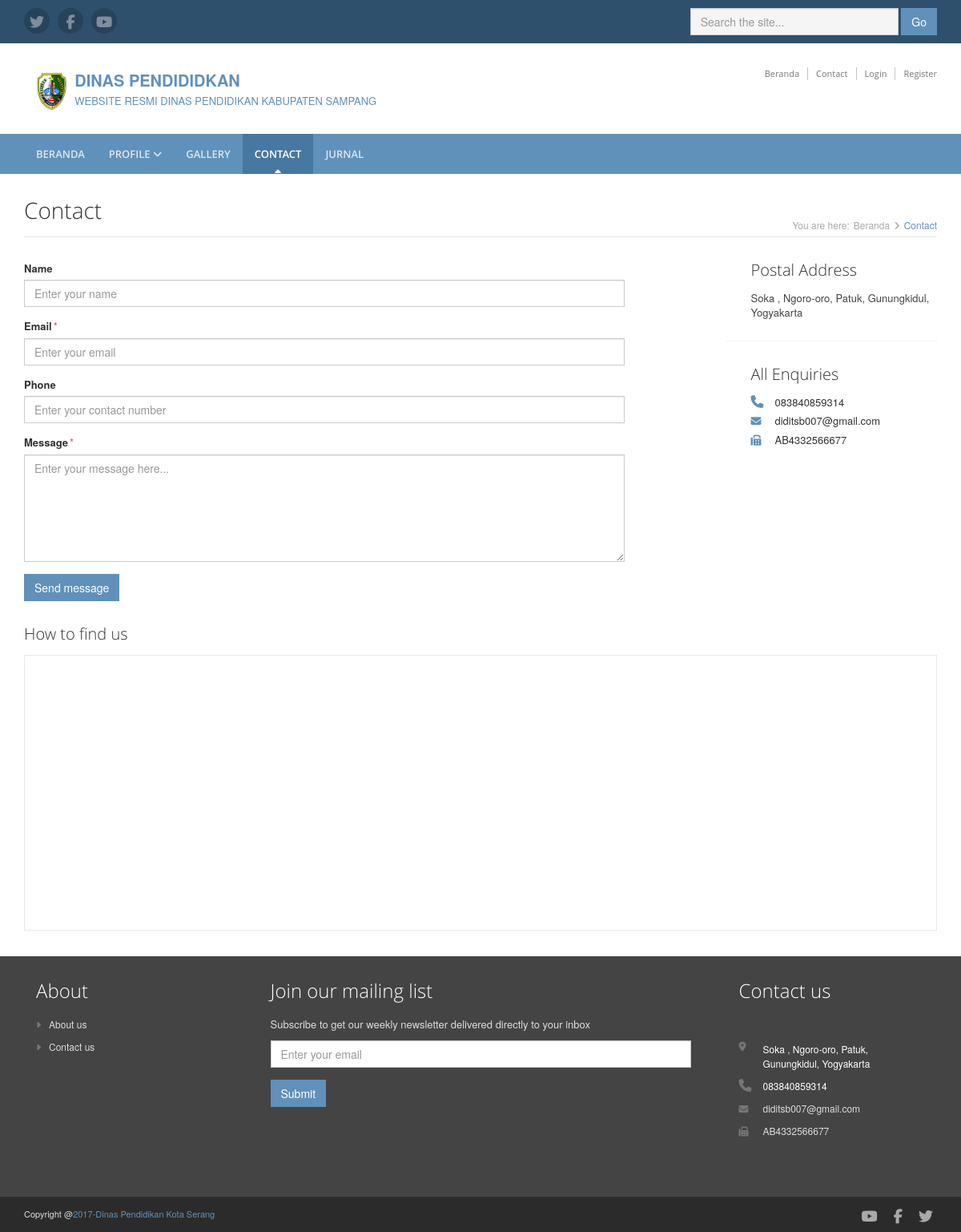
The app's page /index.php/web/contact with its own data.
### tables this page shows
CREATE TABLE `tabel_medsos` (
  `id_medsos` int(12) NOT NULL,
  `icon` varchar(50) NOT NULL,
  `link` text NOT NULL
);

CREATE TABLE `tabel_header` (
  `id_header` int(12) NOT NULL,
  `nama_perusahaan` text NOT NULL,
  `tagline` text NOT NULL,
  `logo` text NOT NULL,
  `create_at` date NOT NULL,
  `update_at` date NOT NULL
);

CREATE TABLE `tabel_menu` (
  `id_menu` int(50) NOT NULL,
  `nama_menu` varchar(50) NOT NULL,
  `url` text NOT NULL,
  `aktif` tinyint(1) NOT NULL
);

CREATE TABLE `tabel_contact` (
  `id_contact` int(12) NOT NULL,
  `address` text NOT NULL,
  `phone` varchar(50) NOT NULL,
  `email` varchar(50) NOT NULL,
  `fax` text NOT NULL,
  `maps` text NOT NULL,
  `create_at` date NOT NULL,
  `update_at` date NOT NULL
);

CREATE TABLE `tabel_footer` (
  `id_footer` int(12) NOT NULL,
  `copyright` text NOT NULL
);

### application/libraries/Template.php (called while the page is built, shortened)
<?php
	class Template {
		protected $_ci ;
		function __construct()
		{
			$this->_ci = &get_instance();
		}
		public function halamanuser($konten, $data = NULL)
		{
			$data['header']		= $this->_ci->load->view('user/v_header', $data, TRUE);
      $data['navbar']	= $this->_ci->load->view('user/v_navbarmenu',$data, TRUE);
			$data['konten'] 	= $this->_ci->load->view( $konten, $data, TRUE);
			$data['footer']		= $this->_ci->load->view('user/v_footer',$data,TRUE);
			$this->_ci->load->view('user/mainuser', $data);
		}
	}
?>

### application/controllers/Web.php (called while the page is built, shortened)
<?php
class Web extends CI_Controller {
	public function contact()
	{
		$data['datacontact'] = $this->webmodel->tampilcontact();
		$this->template->halamanuser('user/v_contact',$data);
	}
}

### index.php (called while the page is built, shortened)
<?php
require_once BASEPATH.'core/CodeIgniter.php';

### application/views/user/v_contact.php (the view, shortened to what this page needs)
<div class="content container">
    <div class="page-wrapper">
        <header class="page-heading clearfix">
            <h1 class="heading-title pull-left">Contact</h1>
            <div class="breadcrumbs pull-right">
                <ul class="breadcrumbs-list">
                    <li class="breadcrumbs-label">You are here:</li>
                    <li><a href="<?php echo site_url('web')?>">Beranda</a><i class="fa fa-angle-right"></i></li>
                    <li class="current">Contact</li>
                </ul>
            </div>
        </header>
        <div class="page-content">
            <div class="row">
                <article class="contact-form col-md-8 col-sm-7  page-row">
                    <form enctype='multipart/form-data' method="post" action="<?php echo site_url('admin/aksipesan')?>" >
                        <div class="form-group name">
                            <label >Name</label>
                            <input  type="text" class="form-control" placeholder="Enter your name" name="nama" required >
                        </div>
                        <div class="form-group email">
                            <label >Email<span class="required">*</span></label>
                            <input  type="email" class="form-control" placeholder="Enter your email" name="email" required >
                        </div>
                        <div class="form-group phone">
                            <label >Phone</label>
                            <input  type="text" class="form-control" placeholder="Enter your contact number" name="phone" required >
                        </div>
                        <div class="form-group message">
                            <label >Message<span class="required">*</span></label>
                            <textarea  class="form-control" rows="6" name="pesan" placeholder="Enter your message here..." required ></textarea>
                        </div>
                        <button type="submit" class="btn btn-theme">Send message</button>
                    </form>
                </article>
                <aside class="page-sidebar  col-md-3 col-md-offset-1 col-sm-4 col-sm-offset-1">
                    <section class="widget has-divider">
                        <h3 class="title" style="padding-left: 30px;">Postal Address</h3>
                        <p class="adr" style="padding-left: 30px;">
                            <span class="adr-group" >
                                <span class="street-address " ><?php echo $datacontact['address'] ?></span><br>
                            </span>
                        </p>
                    </section>
                    <section class="widget">
                        <h3 class="title" style="padding-left: 30px;">All Enquiries</h3>
                        <div class="col-sm-12">
                          <div class="col-sm-1">
                            <i class="fa fa-phone"></i>
                          </div>
                          <div class="col-sm-10" style="margin-bottom: 5px;">
                          <?php echo $datacontact['phone']?>
                          </div>
                      </div>
                      <div class="col-sm-12">
                        <div class="col-sm-1">
                          <i class="fa fa-envelope"></i>
                        </div>
                        <div class="col-sm-10" style="margin-bottom: 5px;">
                        <?php echo $datacontact['email']?>
                        </div>
                    </div>
                    <div class="col-sm-12">
                      <div class="col-sm-1">
                        <i class="fa fa-fax"></i>
                      </div>
                      <div class="col-sm-10">
                      <?php echo $datacontact['fax']?>
                      </div>
                  </div>
                    </section>
                </aside>
            </div>
            <div class="page-row">
                <article class="map-section">
                    <h3 class="title">How to find us</h3>
                    <div class="gmap-wrapper" id="map">
                        <iframe src="<?php echo $datacontact['maps']?>" width="600" height="450" frameborder="0" style="border:0" allowfullscreen></iframe>
                    </div>
                </article>
            </div>
        </div>
    </div>
</div>

### application/views/user/v_header.php (shortened to what this page needs)
<header class="header">
    <div class="top-bar">
        <div class="container">
          <?php
          $query = $this->db->get('tabel_medsos');
          $dataicon = $query->result_array();
          ?>
            <ul class="social-icons col-md-6 col-sm-6 col-xs-12 hidden-xs">
              <?php foreach ($dataicon as $key ) { ?>
                <li><a href="<?php echo $key['link'] ?>" target="_blank"><i class="<?php echo $key['icon']?>"></i></a></li>
              <?php } ?>
            </ul>
            <form class="pull-right search-form" role="search" method="get" action="<?php echo site_url('web/pencarian') ?>">
                <div class="form-group">
                    <input type="text" name="cariberita" class="form-control" placeholder="Search the site...">
                </div>
                <button type="submit" class="btn btn-theme">Go</button>
            </form>
        </div>
    </div>
    <?php
    $query = $this->db->get('tabel_contact');
    $datacontact = $query->row();
    ?>
    <?php
      $query = $this->db->get('tabel_header');
      $dataheader = $query->row();
    ?>
    <?php if ($dataheader || $datacontact) { ?>
      <div class="header-main container">
        <div class="logo col-md-6">
          <div class="col-md-1">
            <a  href=""><img style="width:40px;padding-top: 5px;" id="logo" src="<?php echo base_url('assets/admin/img/penyimpananfoto'.'/'.$dataheader->logo); ?>"  alt="Logo"</a>
          </div>
          <div class="col-md-11">
            <label class="primary-line" style="margin-bottom: 0px;"><?php echo $dataheader->nama_perusahaan?></label><br>
            <span class="primary-lin"><?php echo $dataheader->tagline ?></span>
          </div>
        </div>
          <div class="info col-md-6 col-sm-6">
              <ul class="menu-top navbar-right hidden-xs">
                  <li class="divider"><a href="<?php echo site_url('web') ?>">Beranda</a></li>
                  <li class="divider"><a href="<?php echo site_url('web/contact') ?>">Contact</a></li>
                  <li class="divider"><a href="<?php echo site_url('web/contact') ?>">Login</a></li>
                  <li><a href="<?php echo site_url('web/contact') ?>">Register</a></li>
              </ul>
              <br />
          </div>
      </div>
    <?php } ?>
</header>

### application/views/user/v_navbarmenu.php (shortened to what this page needs)
<nav class="main-nav" role="navigation">
    <div class="container">
        <div class="navbar-collapse collapse" id="navbar-collapse">
            <ul class="nav navbar-nav">
              <?php
                $query = $this->db->get_where('tabel_menu', array('aktif'=>1));
                $datamenu = $query->result_array();
              ?>
                <?php if ($this->uri->segment(2) == '') { ?>
                  <li class="active nav-item"><a href="<?php echo site_url('web') ?>">Beranda</a></li>
                  <li class="nav-item dropdown">
                      <a class="dropdown-toggle" data-toggle="dropdown" data-hover="dropdown" data-delay="0" data-close-others="false" href="#">Profile <i class="fa fa-angle-down"></i></a>
                      <ul class="dropdown-menu">
                          <li><a href="<?php echo site_url('web/visimisi') ?>">Visi Misi</a></li>
                          <li><a href="<?php echo site_url('web/sejarah')?>">Sejarah</a></li>
                          <li><a href="<?php echo site_url('web/strukturorganisasi') ?>">Struktur Organisasi</a></li>
                          <li><a href="<?php echo site_url('web/layanan') ?>">Layanan</a></li>
                      </ul>
                  </li>
                  <li class="nav-item"><a href="<?php echo site_url('web/gallery') ?>">Gallery</a></li>
                  <li class="nav-item"><a href="<?php echo site_url('web/contact') ?>">Contact</a></li>
                  <?php foreach ($datamenu as $key ) { ?>
                    <li class="nav-item"><a href="<?php echo  site_url('web/berita').'/'.$key['url'] ?>"><?php echo $key['nama_menu']?></a></li>
                  <?php } ?>
                <?php }elseif ($this->uri->segment(2) == 'contact') { ?>
                  <li class="nav-item"><a href="<?php echo site_url('web') ?>">Beranda</a></li>
                  <li class="nav-item dropdown">
                      <a class="dropdown-toggle" data-toggle="dropdown" data-hover="dropdown" data-delay="0" data-close-others="false" href="#">Profile <i class="fa fa-angle-down"></i></a>
                  </li>
                  <li class="nav-item"><a href="<?php echo site_url('web/gallery') ?>">Gallery</a></li>
                  <li class="active nav-item"><a href="<?php echo site_url('web/contact') ?>">Contact</a></li>
                  <?php foreach ($datamenu as $key ) { ?>
                    <li class="nav-item"><a href="<?php echo  site_url('web/berita').'/'.$key['url'] ?>"><?php echo $key['nama_menu']?></a></li>
                  <?php } ?>
                <?php } ?>
            </ul>
        </div>
    </div>
</nav>

### application/views/user/v_footer.php (shortened to what this page needs)
<footer class="footer">
    <div class="footer-content">
        <div class="container">
            <div class="row">
            <div class="footer-col col-md-3 col-sm-4 about">
                <div class="footer-col-inner">
                    <h3>About</h3>
                    <ul>
                        <li><a href="<?php echo site_url('web/sejarah') ?>"><i class="fa fa-caret-right"></i>About us</a></li>
                        <li><a href="<?php echo site_url('web/contact') ?>"><i class="fa fa-caret-right"></i>Contact us</a></li>
                    </ul>
                </div>
            </div>
            <div class="footer-col col-md-6 col-sm-8 newsletter">
                <div class="footer-col-inner">
                    <h3>Join our mailing list</h3>
                    <p>Subscribe to get our weekly newsletter delivered directly to your inbox</p>
                    <form   method="post" action="<?php echo site_url('admin/aksijoinemail')?>" >
                        <div class="form-group"  >
                            <input type="email" class="form-control" placeholder="Enter your email" name="email" required />
                        </div>
                        <input class="btn btn-theme btn-subscribe" type="submit" >
                    </form>
                </div>
            </div>
            <div class="footer-col col-md-3 col-sm-12 contact">
                <div class="footer-col-inner">
                    <h3>Contact us</h3>
                    <div class="row">
                      <?php
                        $query = $this->db->get('tabel_contact');
                        $datacontact = $query->row();
                      ?>
                      <?php if ($datacontact) { ?>
                        <p class="adr clearfix col-md-12 col-sm-11">
                          <div class="col-sm-1">
                            <i class="fa fa-map-marker pull-left"></i>
                          </div>
                          <div class="col-sm-10">
                            <span class="adr-group pull-left">
                                <span class="street-address"> <?php echo $datacontact->address ?></span>
                            </span>
                          </div>
                        </p>
                        <p class="tel col-md-12 col-sm-11">
                          <div class="col-sm-1">
                            <i class="fa fa-phone"></i>
                          </div>
                          <div class="col-sm-10">
                            <?php echo $datacontact->phone?>
                          </div>
                        </p>
                        <p class="email col-md-12 col-sm-11">
                          <div class="col-sm-1">
                            <i class="fa fa-envelope"></i>
                          </div>
                          <div class="col-sm-10">
                            <a href="#"><?php echo $datacontact->email ?></a>
                          </div>
                        </p>
                        <p class="email col-md-12 col-sm-11">
                          <div class="col-sm-1">
                            <i class="fa fa-fax"></i>
                          </div>
                          <div class="col-sm-10">
                            <a href="#"><?php echo $datacontact->fax ?></a>
                          </div>
                        </p>
                      <?php } ?>
                    </div>
                </div>
            </div>
            </div>
        </div>
    </div>
    <?php
    $query = $this->db->get('tabel_medsos');
    $datamedsos = $query->result_array();
    ?>
    <?php
    $query = $this->db->get('tabel_footer');
    $data = $query->row_array();
    ?>
    <div class="bottom-bar">
        <div class="container">
            <div class="row">
                <small class="copyright col-md-6 col-sm-12 col-xs-12">Copyright @<a href=""><?php echo $data['copyright'] ?></a></small>
                <ul class="social pull-right col-md-6 col-sm-12 col-xs-12">
                    <?php foreach ($datamedsos as $key ) { ?>
                      <li><a href="<?php echo $key['link'] ?>" target="_blank"><i class="<?php echo $key['icon']?>"></i></a></li>
                    <?php } ?>
                </ul>
            </div>
        </div>
    </div>
</footer>

### application/views/user/v_header.php (style rules this page uses)
.primary-line { font-size: 20px; padding: 2px; }
.primary-lin { font-size: 15spx; padding: 2px }

### application/views/user/v_contact.php (style rules this page uses)
.home-page section { background: #ffffff; overflow: hidden; }

### records on screen
tabel_header: logo (picture), nama_perusahaan "DINAS PENDIDIDKAN", tagline "WEBSITE RESMI DINAS PENDIDIKAN KABUPATEN SAMPANG"
tabel_menu: nama_menu "JURNAL"
tabel_contact: address "Soka , Ngoro-oro, Patuk, Gunungkidul, Yogyakarta", phone "083840859314", email "diditsb007@gmail.com", fax "AB4332566677"
tabel_footer: copyright "2017-Dinas Pendidikan Kota Serang"
